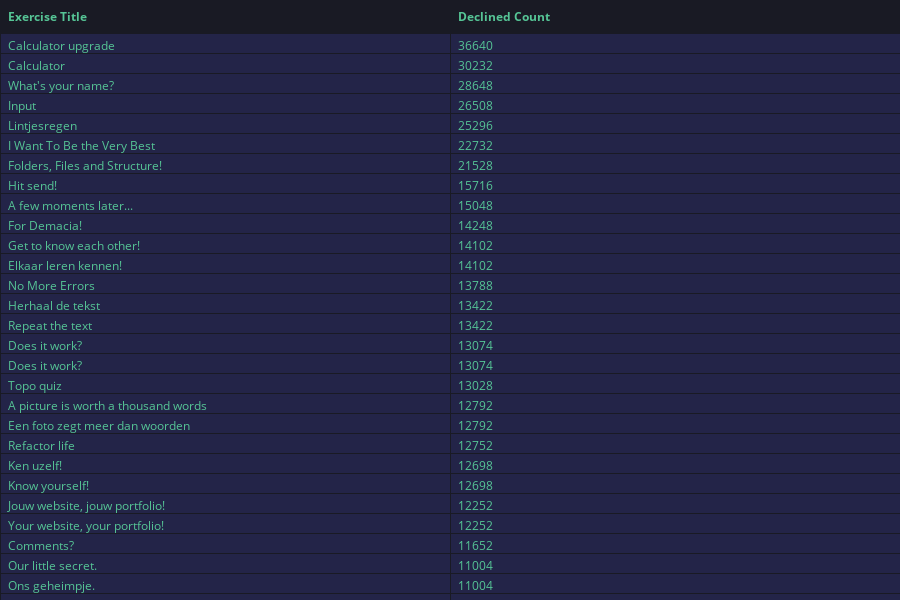

The notebook cell saved with this chart:
### Markdown cell above
#### How many declines did these exercises get?

In the table below we created a easy view to see the exact amount of declined per exercise shown in the barchart from above

### Code cell
import plotly.graph_objects as go

# Create a new DataFrame for the table
table_data = top_declined_exercises[['title', 'declined_count']].sort_values(by='declined_count', ascending=False)

# Set the text color and border color
text_color = '#56C596'
border_color = '#191A24'

# Create the table figure
fig = go.Figure(data=[go.Table(
    header=dict(values=['<b>Exercise Title<b>', '<b>Declined Count<b>'],
                fill_color=border_color,  # Set border color for header
                line_color=border_color,  # Set border color for header
                font=dict(color=text_color),  # Set text color for header
                align='left'),
    cells=dict(values=[table_data['title'], table_data['declined_count']],
               fill_color='#232448',
               line_color=border_color,  # Set border color for cells
               font=dict(color=text_color),  # Set text color for cells
               align='left'))
])

# Set layout properties for a scrollable table
fig.update_layout(
    height=600,
    autosize=True,
    margin=dict(l=0, r=0, b=0, t=0),
)

fig.show()

### Figure 1 — Plotly figure (JSON) as saved in the notebook; plotly's stock layout.template omitted (floating-point values rounded to 4 significant figures; data arrays with more than 128 entries replaced by an {"elided": "..."} marker saying what was removed)
{"data": [{"cells": {"align": "left", "fill": {"color": "#232448"}, "font": {"color": "#56C596"}, "line": {"color": "#191A24"}, "values": {"elided": "2x100 mixed values"}}, "header": {"align": "left", "fill": {"color": "#191A24"}, "font": {"color": "#56C596"}, "line": {"color": "#191A24"}, "values": ["<b>Exercise Title<b>", "<b>Declined Count<b>"]}, "type": "table"}], "layout": {"autosize": true, "height": 600, "margin": {"b": 0, "l": 0, "r": 0, "t": 0}}}
